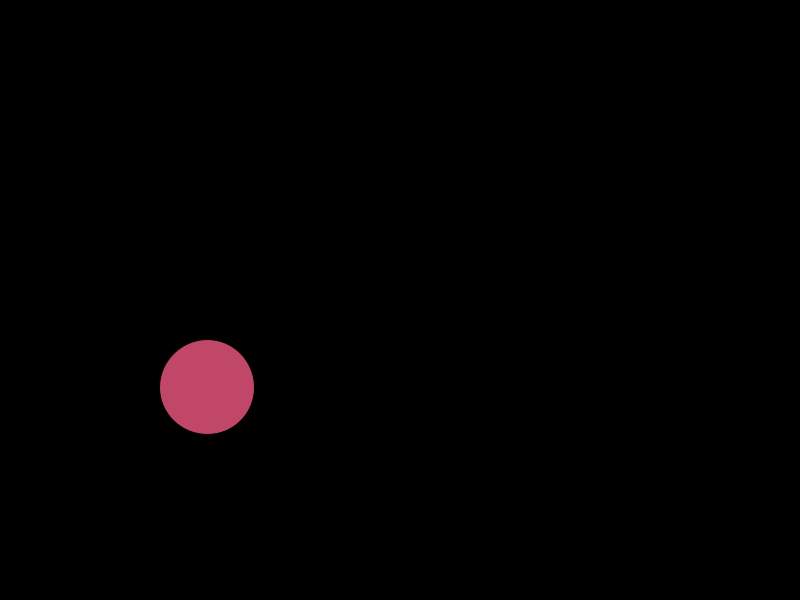
Frame 1 (no input)
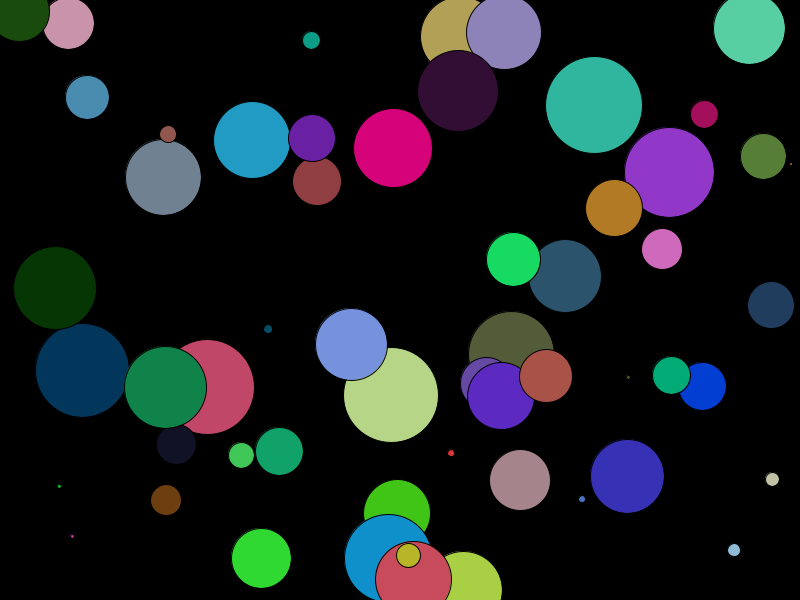
Frame 60 (the mouse pressed at the canvas centre just before this capture)
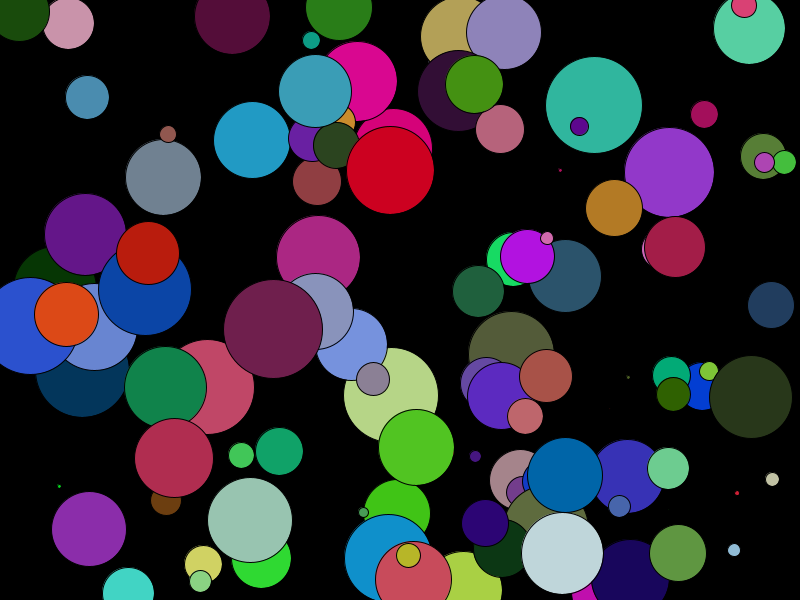
Frame 120 (the mouse held since frame 60 and released just before this capture)

The Processing sketch that drew these frames (run headless with seeded random() and noise(); from frame 60 on, the mouse is pressed at the canvas centre):

// Processing sketch: processing_103752
// ── processing_103752.pde

void setup()
{
  size(800, 600);
  background (0);
}
 void draw ()
 
 {
   int yPosition = (int) random (600);
 int xPosition = (int) random (800);
 int cLength = (int)random (100);
 int cWidth = (int)random (100);
 int r = (int) random (0, 225);
 int g = (int) random (0, 225);
 int b = (int) random (0, 225);
 fill (r, g, b);
 ellipse (xPosition, yPosition, cLength, cLength);
 
 }
